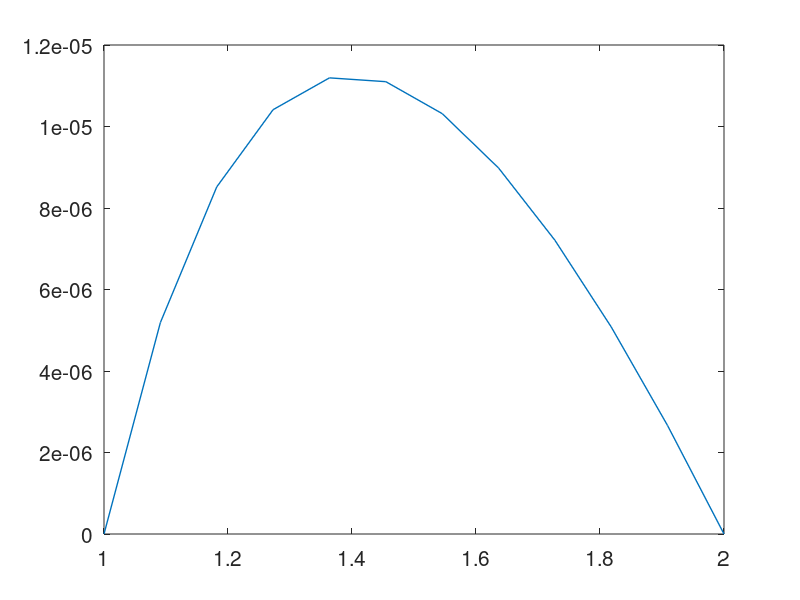

Source code (MATLAB):
%nonlinear finite difference method

 tol = 1e-10; %tolerance
 NN = 1000; %maximum number of iterations
 
%f = @(x,y,yp) -yp.^2-y+log(x); %right hand side
%fy = @(x,y,yp) -1+0*x;         %partial derivative of f with respect to y
%fyp = @(x,y,yp)  -2*yp;        %partial derivative of f with respect to y'

%f = @(x,y,yp) 0.5*(1-yp.^2-y.*sin(x));
%fy = @(x,y,yp) -0.5*sin(x);
%fyp = @(x,y,yp) -1.*yp;

f = @(x,y,yp) -y.*yp+y.^3;
fy = @(x,y,yp) -yp+3.*y.^2;
fyp = @(x,y,yp) -y;

N = 10; %number of points in the interval 
%alpha =0; beta =log(2);
alpha=0.5; beta=1/3;
a=1;b=2;
%a=0; b=pi;
h = (b-a)/(N+1);
w = linspace(alpha,beta,N+2)';
w = w(2:end-1);

 A = zeros(N,1);
 B = zeros(N,1);
 C = zeros(N,1);
 D = zeros(N,1);
 
 for j=1:NN 
     
x= a+h;
t= (w(2)-alpha)/(2*h);
A(1) = 2+h^2*fy(x,w(1),t);
B(1)=-1+h/2*(fyp(x,w(1),t));
D(1) = -(2*w(1)-w(2)-alpha+h^2*f(x,w(1),t));

x=b-h;t=(beta-w(N-1))/(2*h);
A(N) = 2+h^2*fy(x,w(N),t);
C(N)=-1-h/2*fyp(x,w(N),t);
D(N) = -(2*w(N)-w(N-1)-beta+h^2*f(x,w(N),t));

for i =2:N-1
x= a+i*h;t=(w(i+1)-w(i-1))/(2*h);
A(i) = 2+h^2*fy(x,w(i),t);
B(i)= -1+h/2*fyp(x,w(i),t);
C(i)= -1-h/2*fyp(x,w(i),t);
D(i) = -(2*w(i)-w(i+1)-w(i-1)+h^2*f(x,w(i),t));
end

C=[C(2:end);0];B=[0;B(1:end-1)];
M = spdiags([C,A,B],-1:1,N,N);%M is the Jacobian matrix

%Newton iteration

v = M\D;
w = w+v;
if (norm(v) <= tol)
break;
end
end

w = [alpha;w;beta];

yexact = @(x) 1./(1+x);



xi = linspace(a,b,N+2);
ye=feval(yexact,xi);
error = norm(ye-w')
figure;
plot(xi,abs(ye-w'),'linewidth',1);
%legend('exact','numerical');
set(gca,'fontsize',15);
